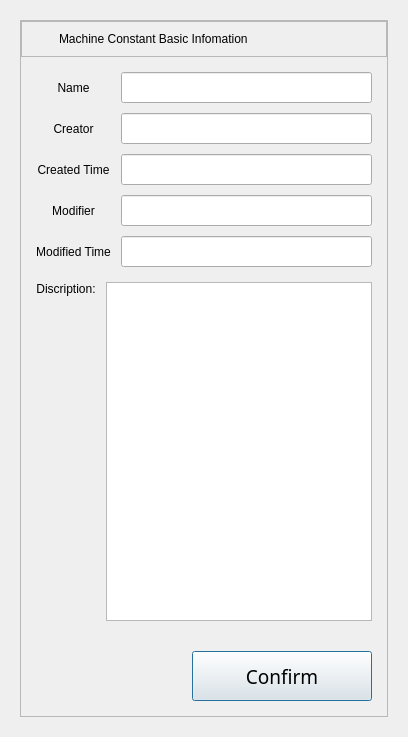
<?xml version="1.0" encoding="UTF-8"?>
<ui version="4.0">
 <class>ConstantBasicInformation</class>
 <widget class="QDialog" name="ConstantBasicInformation">
  <property name="geometry">
   <rect>
    <x>0</x>
    <y>0</y>
    <width>408</width>
    <height>737</height>
   </rect>
  </property>
  <property name="windowTitle">
   <string>Dialog</string>
  </property>
  <layout class="QGridLayout" name="gridLayout">
   <property name="leftMargin">
    <number>20</number>
   </property>
   <property name="topMargin">
    <number>20</number>
   </property>
   <property name="rightMargin">
    <number>20</number>
   </property>
   <property name="bottomMargin">
    <number>20</number>
   </property>
   <property name="horizontalSpacing">
    <number>0</number>
   </property>
   <item row="0" column="0">
    <widget class="QFrame" name="dialog_frame">
     <property name="frameShape">
      <enum>QFrame::StyledPanel</enum>
     </property>
     <property name="frameShadow">
      <enum>QFrame::Raised</enum>
     </property>
     <layout class="QVBoxLayout" name="verticalLayout" stretch="0,0,0,0">
      <property name="spacing">
       <number>0</number>
      </property>
      <property name="leftMargin">
       <number>0</number>
      </property>
      <property name="topMargin">
       <number>0</number>
      </property>
      <property name="rightMargin">
       <number>0</number>
      </property>
      <property name="bottomMargin">
       <number>0</number>
      </property>
      <item>
       <widget class="QFrame" name="frame_head">
        <property name="frameShape">
         <enum>QFrame::StyledPanel</enum>
        </property>
        <property name="frameShadow">
         <enum>QFrame::Raised</enum>
        </property>
        <layout class="QHBoxLayout" name="horizontalLayout_2" stretch="0,0">
         <property name="spacing">
          <number>15</number>
         </property>
         <property name="leftMargin">
          <number>15</number>
         </property>
         <property name="topMargin">
          <number>10</number>
         </property>
         <property name="rightMargin">
          <number>15</number>
         </property>
         <property name="bottomMargin">
          <number>10</number>
         </property>
         <item>
          <widget class="QLabel" name="lbl_Decorate">
           <property name="sizePolicy">
            <sizepolicy hsizetype="Maximum" vsizetype="Preferred">
             <horstretch>0</horstretch>
             <verstretch>0</verstretch>
            </sizepolicy>
           </property>
           <property name="text">
            <string/>
           </property>
          </widget>
         </item>
         <item>
          <widget class="QLabel" name="lbl_Title">
           <property name="text">
            <string>Machine Constant Basic Infomation</string>
           </property>
          </widget>
         </item>
        </layout>
       </widget>
      </item>
      <item>
       <widget class="QWidget" name="widget" native="true">
        <layout class="QGridLayout" name="gridLayout_3">
         <property name="leftMargin">
          <number>15</number>
         </property>
         <property name="topMargin">
          <number>15</number>
         </property>
         <property name="rightMargin">
          <number>15</number>
         </property>
         <property name="bottomMargin">
          <number>10</number>
         </property>
         <property name="spacing">
          <number>10</number>
         </property>
         <item row="0" column="1">
          <widget class="QLineEdit" name="led_name">
           <property name="sizePolicy">
            <sizepolicy hsizetype="Expanding" vsizetype="Preferred">
             <horstretch>0</horstretch>
             <verstretch>0</verstretch>
            </sizepolicy>
           </property>
           <property name="font">
            <font>
             <family>HarmonyOS Sans</family>
             <pointsize>12</pointsize>
            </font>
           </property>
           <property name="alignment">
            <set>Qt::AlignCenter</set>
           </property>
          </widget>
         </item>
         <item row="6" column="0">
          <widget class="QLabel" name="lbl_modifier_time">
           <property name="text">
            <string>Modified Time</string>
           </property>
           <property name="alignment">
            <set>Qt::AlignCenter</set>
           </property>
          </widget>
         </item>
         <item row="0" column="0">
          <widget class="QLabel" name="lbl_name">
           <property name="text">
            <string>Name</string>
           </property>
           <property name="alignment">
            <set>Qt::AlignCenter</set>
           </property>
          </widget>
         </item>
         <item row="1" column="0">
          <widget class="QLabel" name="lbl_creator">
           <property name="text">
            <string>Creator</string>
           </property>
           <property name="alignment">
            <set>Qt::AlignCenter</set>
           </property>
          </widget>
         </item>
         <item row="5" column="0">
          <widget class="QLabel" name="lbl_modifier">
           <property name="text">
            <string>Modifier</string>
           </property>
           <property name="alignment">
            <set>Qt::AlignCenter</set>
           </property>
          </widget>
         </item>
         <item row="2" column="0">
          <widget class="QLabel" name="lbl_created_time">
           <property name="text">
            <string>Created Time</string>
           </property>
           <property name="alignment">
            <set>Qt::AlignCenter</set>
           </property>
          </widget>
         </item>
         <item row="1" column="1">
          <widget class="QLineEdit" name="led_creator">
           <property name="sizePolicy">
            <sizepolicy hsizetype="Expanding" vsizetype="Preferred">
             <horstretch>0</horstretch>
             <verstretch>0</verstretch>
            </sizepolicy>
           </property>
           <property name="font">
            <font>
             <family>HarmonyOS Sans</family>
             <pointsize>12</pointsize>
            </font>
           </property>
           <property name="alignment">
            <set>Qt::AlignCenter</set>
           </property>
          </widget>
         </item>
         <item row="2" column="1">
          <widget class="QLineEdit" name="led_creted_time">
           <property name="sizePolicy">
            <sizepolicy hsizetype="Expanding" vsizetype="Preferred">
             <horstretch>0</horstretch>
             <verstretch>0</verstretch>
            </sizepolicy>
           </property>
           <property name="font">
            <font>
             <family>HarmonyOS Sans</family>
             <pointsize>12</pointsize>
            </font>
           </property>
           <property name="alignment">
            <set>Qt::AlignCenter</set>
           </property>
          </widget>
         </item>
         <item row="5" column="1">
          <widget class="QLineEdit" name="led_modifier">
           <property name="sizePolicy">
            <sizepolicy hsizetype="Expanding" vsizetype="Preferred">
             <horstretch>0</horstretch>
             <verstretch>0</verstretch>
            </sizepolicy>
           </property>
           <property name="font">
            <font>
             <family>HarmonyOS Sans</family>
             <pointsize>12</pointsize>
            </font>
           </property>
           <property name="alignment">
            <set>Qt::AlignCenter</set>
           </property>
          </widget>
         </item>
         <item row="6" column="1">
          <widget class="QLineEdit" name="led_modifier_time">
           <property name="sizePolicy">
            <sizepolicy hsizetype="Expanding" vsizetype="Preferred">
             <horstretch>0</horstretch>
             <verstretch>0</verstretch>
            </sizepolicy>
           </property>
           <property name="font">
            <font>
             <family>HarmonyOS Sans</family>
             <pointsize>12</pointsize>
            </font>
           </property>
           <property name="alignment">
            <set>Qt::AlignCenter</set>
           </property>
          </widget>
         </item>
        </layout>
       </widget>
      </item>
      <item>
       <widget class="QWidget" name="widget_2" native="true">
        <layout class="QGridLayout" name="gridLayout_2">
         <property name="leftMargin">
          <number>15</number>
         </property>
         <property name="topMargin">
          <number>5</number>
         </property>
         <property name="rightMargin">
          <number>15</number>
         </property>
         <property name="bottomMargin">
          <number>15</number>
         </property>
         <property name="spacing">
          <number>10</number>
         </property>
         <item row="1" column="0">
          <widget class="QLabel" name="lbl_Description">
           <property name="text">
            <string>Discription:</string>
           </property>
           <property name="alignment">
            <set>Qt::AlignCenter</set>
           </property>
          </widget>
         </item>
         <item row="1" column="1" rowspan="2">
          <widget class="QTextEdit" name="ted_Description">
           <property name="font">
            <font>
             <family>HarmonyOS Sans</family>
             <pointsize>12</pointsize>
            </font>
           </property>
          </widget>
         </item>
         <item row="2" column="0">
          <spacer name="verticalSpacer">
           <property name="orientation">
            <enum>Qt::Vertical</enum>
           </property>
           <property name="sizeHint" stdset="0">
            <size>
             <width>20</width>
             <height>169</height>
            </size>
           </property>
          </spacer>
         </item>
        </layout>
       </widget>
      </item>
      <item>
       <layout class="QHBoxLayout" name="horizontalLayout">
        <property name="spacing">
         <number>10</number>
        </property>
        <property name="leftMargin">
         <number>15</number>
        </property>
        <property name="topMargin">
         <number>15</number>
        </property>
        <property name="rightMargin">
         <number>15</number>
        </property>
        <property name="bottomMargin">
         <number>15</number>
        </property>
        <item>
         <spacer name="horizontalSpacer">
          <property name="orientation">
           <enum>Qt::Horizontal</enum>
          </property>
          <property name="sizeHint" stdset="0">
           <size>
            <width>40</width>
            <height>20</height>
           </size>
          </property>
         </spacer>
        </item>
        <item>
         <widget class="QPushButton" name="btn_Confirm">
          <property name="sizePolicy">
           <sizepolicy hsizetype="Minimum" vsizetype="Fixed">
            <horstretch>0</horstretch>
            <verstretch>0</verstretch>
           </sizepolicy>
          </property>
          <property name="minimumSize">
           <size>
            <width>180</width>
            <height>50</height>
           </size>
          </property>
          <property name="maximumSize">
           <size>
            <width>180</width>
            <height>50</height>
           </size>
          </property>
          <property name="font">
           <font>
            <family>HarmonyOS Sans</family>
            <pointsize>14</pointsize>
           </font>
          </property>
          <property name="layoutDirection">
           <enum>Qt::RightToLeft</enum>
          </property>
          <property name="text">
           <string>Confirm</string>
          </property>
         </widget>
        </item>
       </layout>
      </item>
     </layout>
    </widget>
   </item>
  </layout>
 </widget>
 <resources/>
 <connections/>
</ui>
